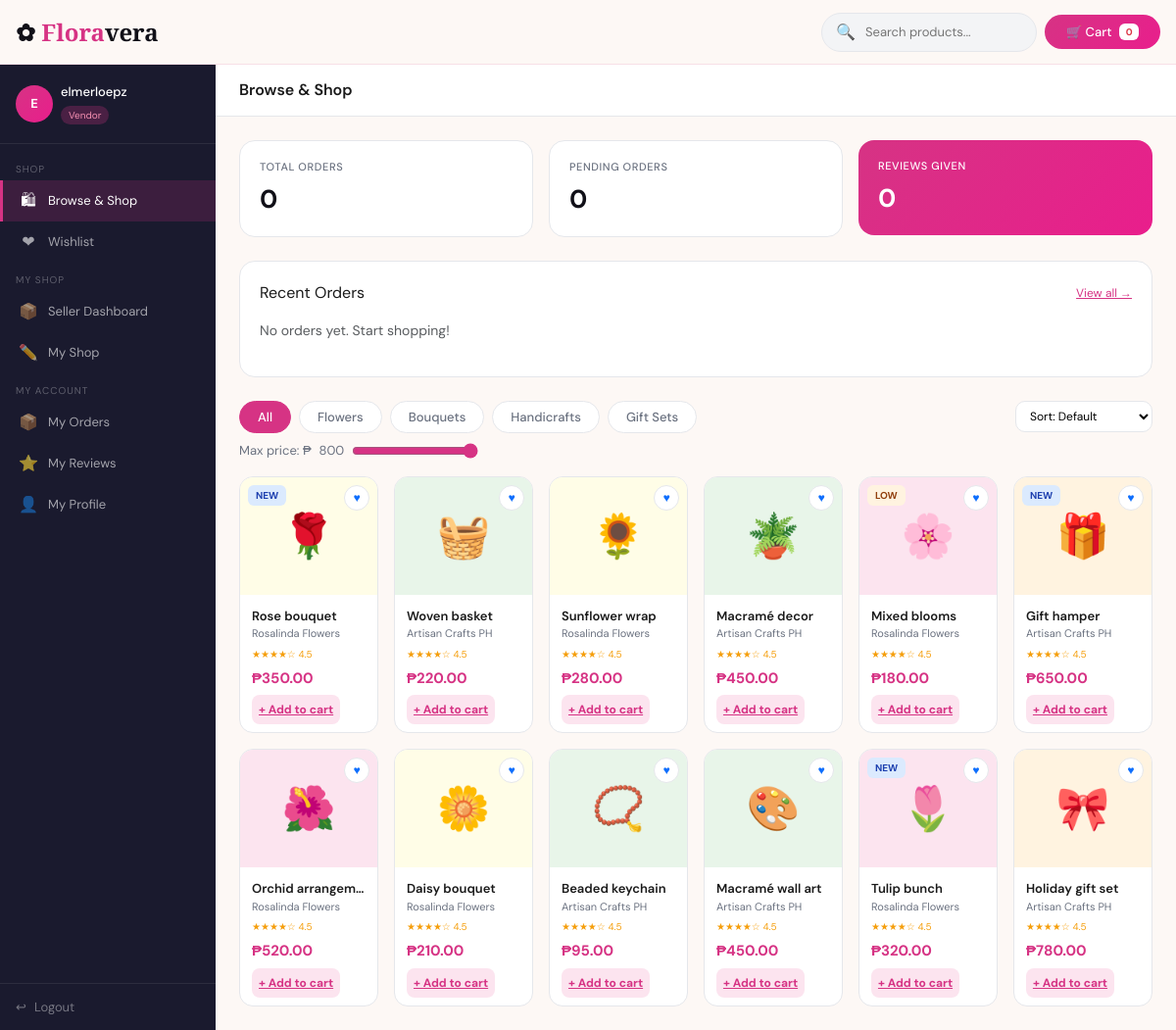
Page /customer/dashboard.php (signed in) on the committed database.
### tables this page shows
CREATE TABLE `products` (
  `id` int(11) NOT NULL,
  `vendor_id` int(11) NOT NULL,
  `name` varchar(150) NOT NULL,
  `description` text DEFAULT NULL,
  `price` decimal(10,2) NOT NULL,
  `stock` int(11) NOT NULL DEFAULT 10,
  `category` enum('flowers','bouquets','handicrafts','giftsets') NOT NULL DEFAULT 'flowers',
  `emoji` varchar(10) DEFAULT '?',
  `badge` varchar(20) DEFAULT NULL,
  `created_at` timestamp NOT NULL DEFAULT current_timestamp()
);

CREATE TABLE `vendors` (
  `id` int(11) NOT NULL,
  `user_id` int(11) NOT NULL,
  `shop_name` varchar(150) NOT NULL,
  `shop_type` varchar(80) NOT NULL DEFAULT 'Florist',
  `city` varchar(80) NOT NULL DEFAULT 'Davao City',
  `description` text DEFAULT NULL,
  `status` enum('pending','approved','rejected') DEFAULT 'pending',
  `created_at` timestamp NOT NULL DEFAULT current_timestamp()
);

### customer/dashboard.php (the view, shortened to what this page needs)
<?php
include '../dbconnect.php';
$uid = $_SESSION['user_id'];
$totalOrders   = $conn->query("SELECT COUNT(*) c FROM orders WHERE customer_id=$uid")->fetch_assoc()['c'];
$pendingOrders = $conn->query("SELECT COUNT(*) c FROM orders WHERE customer_id=$uid AND status='pending'")->fetch_assoc()['c'];
$reviewCount   = $conn->query("SELECT COUNT(*) c FROM reviews WHERE customer_id=$uid")->fetch_assoc()['c'];
$recentOrders = $conn->query("SELECT o.*,GROUP_CONCAT(p.name SEPARATOR ', ') AS items
    FROM orders o
    JOIN order_items oi ON oi.order_id=o.id
    JOIN products p ON p.id=oi.product_id
    WHERE o.customer_id=$uid
    GROUP BY o.id ORDER BY o.created_at DESC LIMIT 3");
$cat    = isset($_GET['cat'])   ? $_GET['cat']   : 'all';
$sort   = isset($_GET['sort'])  ? $_GET['sort']  : 'default';
$search = isset($_GET['search'])? trim($_GET['search']) : '';
$maxPrice = isset($_GET['maxprice']) ? (int)$_GET['maxprice'] : 9999;
$where = "1=1";
$where .= " AND p.price <= $maxPrice";
$orderBy = "p.id ASC";
$products = $conn->query("SELECT p.*,v.shop_name FROM products p JOIN vendors v ON v.id=p.vendor_id WHERE $where ORDER BY $orderBy");
$wlSet = [];
$cartCount = 0;
$bgMap = ['flowers'=>'#fce4ef','bouquets'=>'#fffde7','handicrafts'=>'#e8f5e9','giftsets'=>'#fff3e0'];
?>
<!DOCTYPE html>
<html lang="en">
<head>
<link href="https://cdn.jsdelivr.net/npm/bootstrap@5.3.0/dist/css/bootstrap.min.css" rel="stylesheet">
<link href="../style.css" rel="stylesheet">
</head>
<body>
<nav class="fv-navbar navbar fixed-top px-3 d-flex align-items-center justify-content-between">
  <a class="fv-logo" href="../index.php">✿ <span>Flora</span>vera</a>
  <div class="d-flex align-items-center gap-2">
    <form class="fv-search-box" method="GET">
      <span style="color:var(--fv-muted)">🔍</span>
      <input type="text" name="search" placeholder="Search products..." value="<?= htmlspecialchars($search) ?>" style="border:none;background:transparent;outline:none;font-size:13px;width:180px;font-family:'DM Sans',sans-serif">
    </form>
    <a href="cart.php" class="btn-fv-fill d-flex align-items-center gap-2" style="text-decoration:none;font-size:13px">
      🛒 Cart <span class="badge bg-white text-danger"><?= $cartCount ?></span>
    </a>
  </div>
</nav>
<div class="fv-dash-wrap">
  <?php include 'partials/sidebar.php'; ?>
  <div class="fv-main">
    <div class="fv-topbar">
      <div class="fv-topbar-title">Browse &amp; Shop</div>
    </div>
    <div class="fv-dash-content">
      <div class="row g-3 mb-4">
        <div class="col-4"><div class="fv-stat"><div class="fv-stat-label">Total Orders</div><div class="fv-stat-val"><?= $totalOrders ?></div></div></div>
        <div class="col-4"><div class="fv-stat"><div class="fv-stat-label">Pending Orders</div><div class="fv-stat-val"><?= $pendingOrders ?></div></div></div>
        <div class="col-4"><div class="fv-stat hl"><div class="fv-stat-label">Reviews Given</div><div class="fv-stat-val"><?= $reviewCount ?></div></div></div>
      </div>
      <div class="fv-card mb-4">
        <div class="d-flex justify-content-between align-items-center mb-3">
          <div class="fw-600">Recent Orders</div>
          <a href="orders.php" style="font-size:12px;color:var(--fv-pink)">View all →</a>
        </div>
        <?php if($recentOrders->num_rows===0): ?>
          <p class="text-muted small">No orders yet. Start shopping!</p>
        <?php endif; ?>
      </div>
      <form method="GET" class="mb-3" id="filterForm">
        <div class="d-flex gap-2 flex-wrap align-items-center mb-2">
          <?php foreach(['all'=>'All','flowers'=>'Flowers','bouquets'=>'Bouquets','handicrafts'=>'Handicrafts','giftsets'=>'Gift Sets'] as $k=>$v): ?>
          <button type="button"
                  onclick="setCategory('<?= $k ?>')"
                  class="fv-chip <?= $cat===$k?'active':'' ?>"
                  data-cat="<?= $k ?>"><?= $v ?></button>
          <?php endforeach; ?>
          <select name="sort" class="ms-auto"
                  style="border:1px solid var(--fv-border);border-radius:10px;padding:6px 10px;font-size:12px;outline:none;background:#fff"
                  onchange="this.form.submit()">
            <option value="default" <?= $sort==='default'?'selected':'' ?>>Sort: Default</option>
          </select>
        </div>
        <div class="d-flex align-items-center gap-2" style="font-size:13px;color:var(--fv-muted)">
          Max price: ₱<span id="priceLabel"><?= $maxPrice >= 9999 ? 800 : $maxPrice ?></span>
          <input type="range" name="maxprice" min="100" max="800" step="50"
                 value="<?= $maxPrice >= 9999 ? 800 : $maxPrice ?>"
                 style="accent-color:var(--fv-pink)"
                 oninput="document.getElementById('priceLabel').textContent=this.value"
                 onchange="document.getElementById('filterForm').submit()">
        </div>
      </form>
      <div class="row g-3">
        <?php while($p=$products->fetch_assoc()):
          $bg = $bgMap[$p['category']] ?? '#f3f4f6';
          $inWL = in_array($p['id'], $wlSet);
        ?>
        <div class="col-6 col-sm-4 col-md-3 col-lg-2">
          <div class="fv-dp h-100">
            <div class="fv-dp-img" style="background:<?= $bg ?>">
              <?= $p['emoji'] ?>
              <?php if($p['badge']): ?>
                <span class="position-absolute top-0 start-0 m-2 badge-<?= $p['badge'] ?>-pill"><?= strtoupper($p['badge']) ?></span>
              <?php endif; ?>
              <a href="wishlist_toggle.php?id=<?= $p['id'] ?>" class="wl-heart <?= $inWL?'on':'' ?>">♥</a>
            </div>
            <div class="fv-dp-body">
              <div class="fv-dp-name"><?= htmlspecialchars($p['name']) ?></div>
              <div class="fv-dp-vendor"><?= htmlspecialchars($p['shop_name']) ?></div>
              <div class="fv-dp-stars">★★★★☆ <?= number_format(4.5,1) ?></div>
              <div class="fv-dp-price">₱<?= number_format($p['price'],2) ?></div>
              <a href="cart_add.php?id=<?= $p['id'] ?>" class="btn-add-cart">+ Add to cart</a>
            </div>
          </div>
        </div>
        <?php endwhile; ?>
      </div>
    </div>
  </div>
</div>
</body>
</html>

### style.css (style rules this page uses)
:root { --fv-pink: #d63384; --fv-pink2: #e91e8c; --fv-pink-light: #fce4ef; --fv-pink-mid: #f48fb1; --fv-dark: #111018; --fv-dark2: #1a1a2e; --fv-cream: #fdf8f5; --fv-cream2: #f5ede8; --fv-muted: #6b7280; --fv-border: #e5e7eb; --sidebar-w: 220px; }
body { font-family: 'DM Sans', sans-serif; background: var(--fv-cream); color: #1a1a1a; }
.fv-navbar { background: rgba(253,248,245,0.95); backdrop-filter: blur(12px); border-bottom: 0.5px solid rgba(214,51,132,0.12); height: 66px; }
.fv-logo { font-family: 'Cormorant Garamond', serif; font-size: 24px; font-weight: 700; color: var(--fv-dark) !important; text-decoration: none; }
.fv-logo span { color: var(--fv-pink); }
.btn-fv-fill { background: linear-gradient(135deg, var(--fv-pink), var(--fv-pink2)); color: #fff !important; border: none; border-radius: 30px; font-weight: 500; padding: 8px 22px; font-size: 13px; transition: all .2s; }
.badge-new-pill { background: #dbeafe; color: #1e40af; font-size: 10px; padding: 3px 8px; border-radius: 6px; font-weight: 700; }
.badge-low-pill { background: #fff3e0; color: #92400e; font-size: 10px; padding: 3px 8px; border-radius: 6px; font-weight: 700; }
.btn-add-cart { width: 100%; padding: 7px; background: var(--fv-pink-light); color: var(--fv-pink); border: none; border-radius: 8px; font-size: 12px; font-weight: 700; cursor: pointer; transition: all .15s; font-family: 'DM Sans', sans-serif; }
.fv-chip { padding: 6px 18px; border-radius: 24px; font-size: 13px; font-weight: 500; cursor: pointer; border: 1px solid var(--fv-border); background: #fff; color: var(--fv-muted); transition: all .15s; }
.fv-chip.active, .fv-chip:hover { background: var(--fv-pink); color: #fff; border-color: var(--fv-pink); }
.fv-dash-wrap { display: flex; min-height: 100vh; padding-top: 66px; }
.fv-main { margin-left: var(--sidebar-w); flex: 1; background: var(--fv-cream); min-height: calc(100vh - 66px); }
.fv-topbar { background: #fff; border-bottom: .5px solid var(--fv-border); padding: 14px 24px; display: flex; align-items: center; justify-content: space-between; position: sticky; top: 66px; z-index: 20; }
.fv-topbar-title { font-size: 16px; font-weight: 600; }
.fv-search-box { display: flex; align-items: center; gap: 8px; background: #f3f4f6; border: .5px solid var(--fv-border); border-radius: 24px; padding: 7px 14px; width: 220px; }
.fv-search-box input { border: none; background: transparent; outline: none; font-size: 13px; width: 100%; font-family: 'DM Sans',sans-serif; }
.fv-dash-content { padding: 24px; }
.fv-stat { background: #fff; border: .5px solid var(--fv-border); border-radius: 16px; padding: 18px 20px; }
.fv-stat.hl { background: linear-gradient(135deg, var(--fv-pink), var(--fv-pink2)); border: none; }
.fv-stat.hl .fv-stat-label, .fv-stat.hl .fv-stat-val { color: #fff; }
.fv-stat-label { font-size: 11px; font-weight: 500; color: var(--fv-muted); text-transform: uppercase; letter-spacing: .6px; margin-bottom: 5px; }
.fv-stat-val { font-size: 26px; font-weight: 700; color: var(--fv-dark); }
.fv-card { background: #fff; border: .5px solid var(--fv-border); border-radius: 16px; padding: 20px; }
.fv-dp { background: #fff; border: .5px solid var(--fv-border); border-radius: 14px; overflow: hidden; transition: all .2s; position: relative; }
.fv-dp-img { height: 120px; display: flex; align-items: center; justify-content: center; font-size: 44px; position: relative; }
.fv-dp-body { padding: 12px; }
.fv-dp-name { font-size: 13px; font-weight: 600; white-space: nowrap; overflow: hidden; text-overflow: ellipsis; }
.fv-dp-vendor { font-size: 11px; color: var(--fv-muted); margin-bottom: 5px; }
.fv-dp-stars { font-size: 10px; color: #f59e0b; margin-bottom: 6px; }
.fv-dp-price { font-size: 15px; font-weight: 700; color: var(--fv-pink); margin-bottom: 8px; }
.wl-heart { position: absolute; top: 8px; right: 8px; background: #fff; border: .5px solid var(--fv-border); border-radius: 50%; width: 26px; height: 26px; display: flex; align-items: center; justify-content: center; font-size: 12px; cursor: pointer; text-decoration: none; }

### rows in the picture
products: emoji "🌹", badge "NEW", name "Rose bouquet", vendor.shop_name "Rosalinda Flowers", price "350.00"
products: emoji "🧺", name "Woven basket", vendor.shop_name "Artisan Crafts PH", price "220.00"
products: emoji "🌻", name "Sunflower wrap", vendor.shop_name "Rosalinda Flowers", price "280.00"
products: emoji "🪴", name "Macramé decor", vendor.shop_name "Artisan Crafts PH", price "450.00"
products: emoji "🌸", badge "LOW", name "Mixed blooms", vendor.shop_name "Rosalinda Flowers", price "180.00"
products: emoji "🎁", badge "NEW", name "Gift hamper", vendor.shop_name "Artisan Crafts PH", price "650.00"
products: emoji "🌺", name "Orchid arrangem…", vendor.shop_name "Rosalinda Flowers", price "520.00"
products: emoji "🌼", name "Daisy bouquet", vendor.shop_name "Rosalinda Flowers", price "210.00"
products: emoji "📿", name "Beaded keychain", vendor.shop_name "Artisan Crafts PH", price "95.00"
products: emoji "🎨", name "Macramé wall art", vendor.shop_name "Artisan Crafts PH", price "450.00"
products: emoji "🌷", badge "NEW", name "Tulip bunch", vendor.shop_name "Rosalinda Flowers", price "320.00"
products: emoji "🎀", name "Holiday gift set", vendor.shop_name "Artisan Crafts PH", price "780.00"

### other values in the picture
$cartCount "0"
$_SESSION['fullname'] "elmerloepz"
$totalOrders "0"
$pendingOrders "0"
$reviewCount "0"
$v "All"
$v "Flowers"
$v "Bouquets"
$v "Handicrafts"
$v "Gift Sets"
